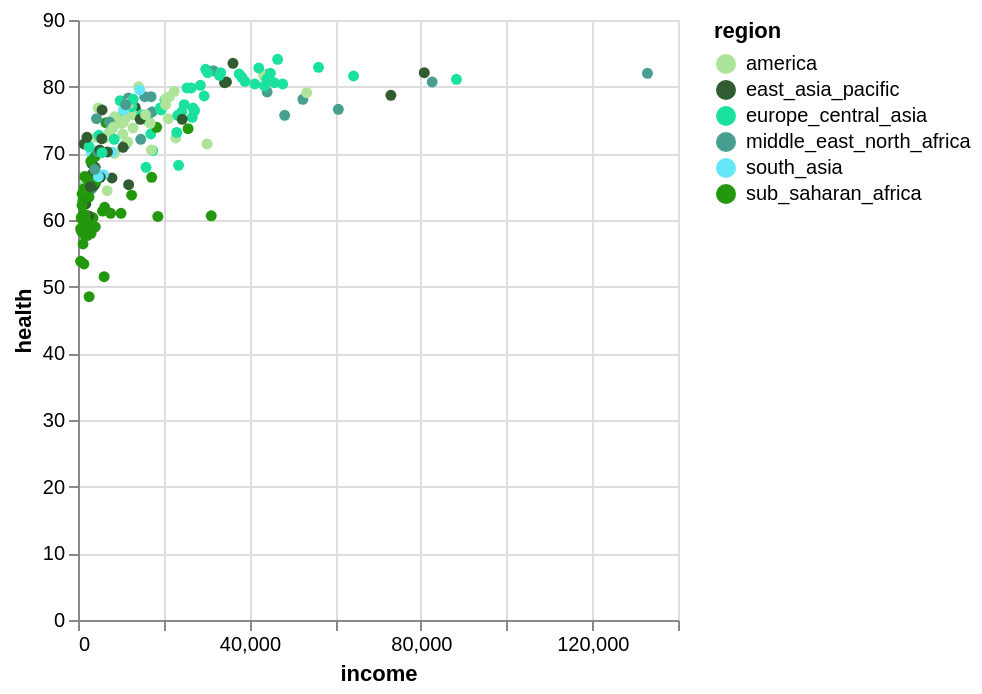

The cell this chart's notebook holds for it:
### Markdown cell above
### Part 1.2 Customize the color (5 points)

Now choose a customized color map for the previous question. Explain how you choose the color map and apply it to the plot. Please do NOT use the pre-defined color palettes in matplotlib, instead, use the websites like Color Brewer or Colorgorical. You can use following line to include your own selected color list (legend_color is your color number list): 

    alt.Color('region:N', scale=alt.Scale(range=legend_color))

### Code cell
# I chose 6 different colors on Color Brewer and then chose a green theme

selection = alt.selection_point()
legend_color = ["rgb(174,227,154)", "rgb(49,92,49)", "rgb(27,225,159)", "rgb(72,159,144)", "rgb(101,230,249)", "rgb(35,152,13)"]
alt.Chart(gapminder).mark_circle().encode(
    x = alt.X('income:Q'),
    y = alt.Y('health:Q'),
    color = alt.Color('region:N', scale=alt.Scale(range=legend_color)),
    tooltip=['country', 'population'],
    opacity = alt.condition(selection, alt.value(1), alt.value(0.1))
).add_params(
    selection
)

### Figure 1 — Vega-Lite specification as saved in the notebook (floating-point values rounded to 4 significant figures; data arrays with more than 128 entries replaced by an {"elided": "..."} marker saying what was removed)
{"config": {"view": {"continuousWidth": 300, "continuousHeight": 300}}, "data": {"name": "data-ca24f9a7ec291df1ebdcde48d4b02821"}, "mark": {"type": "circle"}, "encoding": {"color": {"field": "region", "scale": {"range": ["rgb(174,227,154)", "rgb(49,92,49)", "rgb(27,225,159)", "rgb(72,159,144)", "rgb(101,230,249)", "rgb(35,152,13)"]}, "type": "nominal"}, "opacity": {"condition": {"param": "param_12", "value": 1}, "value": 0.1}, "tooltip": [{"field": "country", "type": "nominal"}, {"field": "population", "type": "quantitative"}], "x": {"field": "income", "type": "quantitative"}, "y": {"field": "health", "type": "quantitative"}}, "params": [{"name": "param_12", "select": {"type": "point"}}], "$schema": "https://vega.github.io/schema/vega-lite/v5.8.0.json", "datasets": {"data-ca24f9a7ec291df1ebdcde48d4b02821": {"elided": "187 records"}}}
